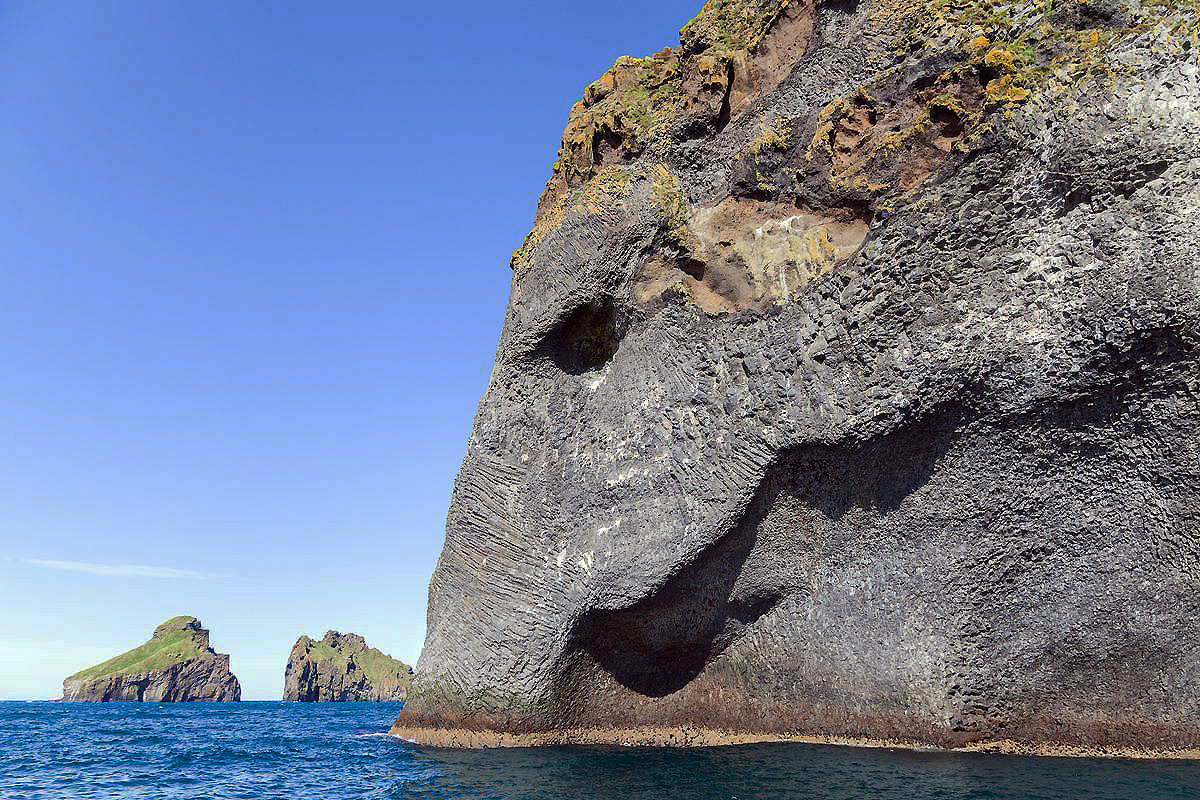
#> input picture home.jpg, 1200 x 800 px
$ python flip.py
#> lines starting #> are read from the running program, lines starting #| are printed output that depends on the picture
import cv2

img = cv2.imread('home.jpg')
#> img is the input picture: shape (800, 1200, 3); mean B, G, R 152.2, 127.1, 115.5
img_v = cv2.flip(img, 0)
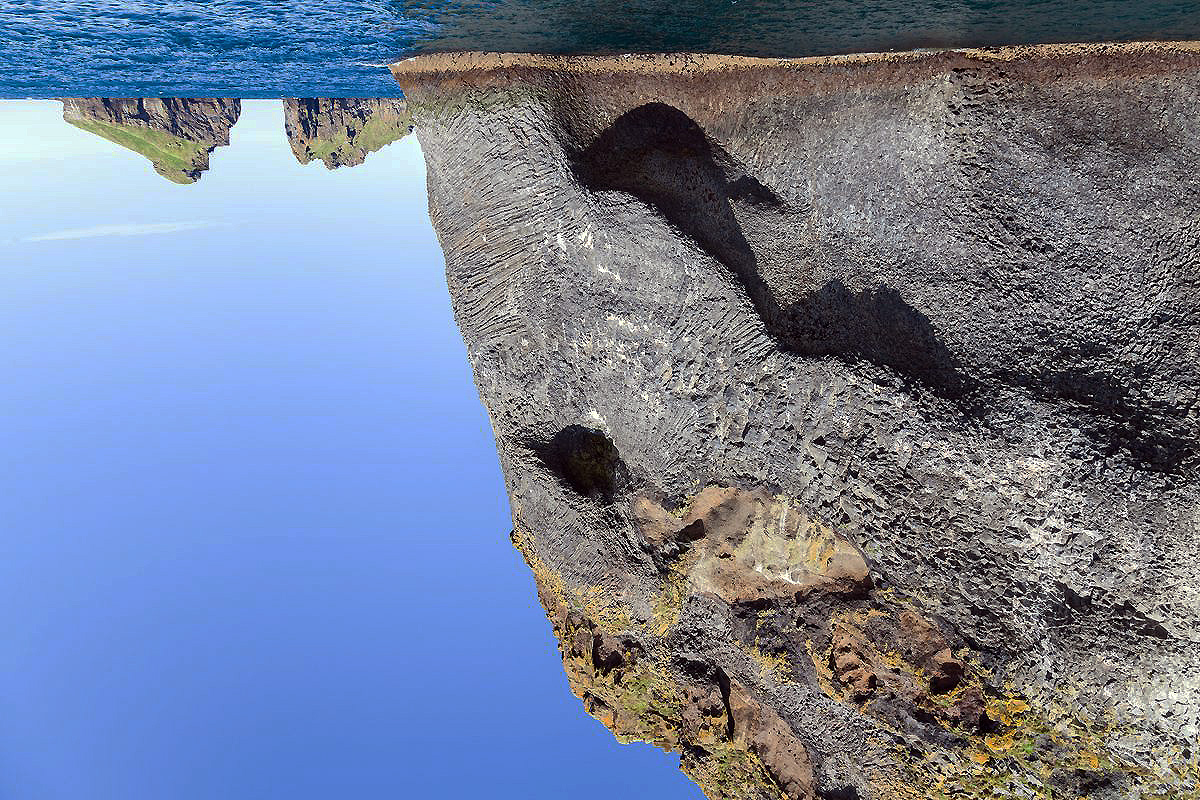
#> img_v: shape (800, 1200, 3); mean B, G, R 152.2, 127.1, 115.5
cv2.imshow("Vertical Flip", img_v)
cv2.waitKey(0)
cv2.destroyAllWindows()
